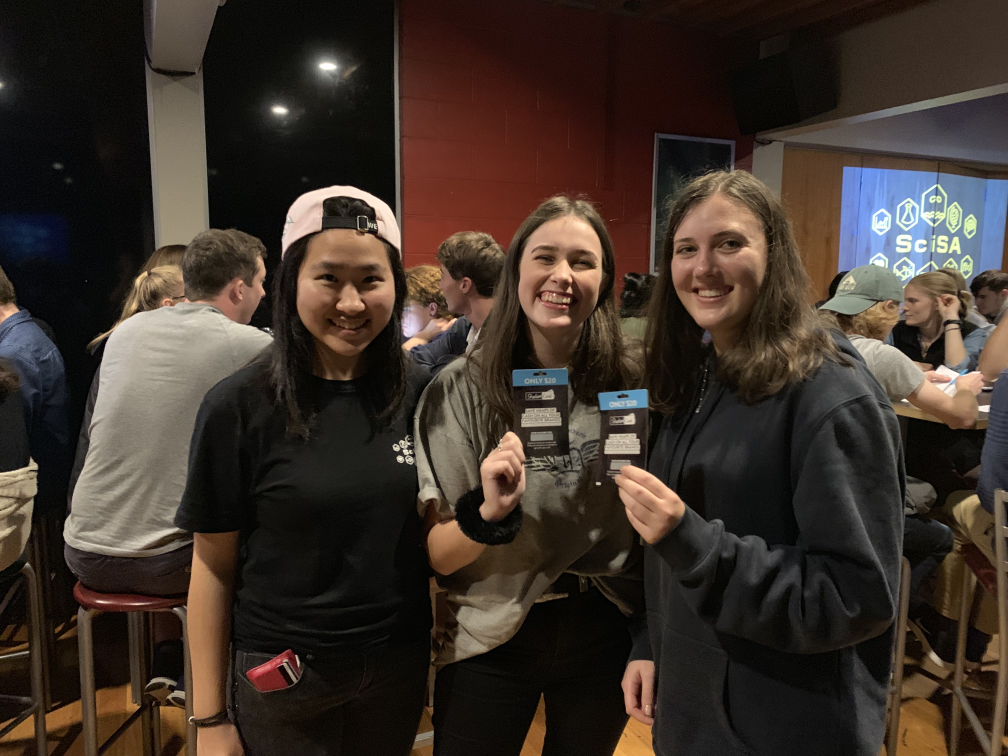
#> input picture photos/IMG_9260.jpg, 4032 x 3024 px, found by its file name (shown at 1/4 size); its folder holds 4 pictures in this run
$ python watermarker_double.py   (older library calls are emulated)
#> lines starting #> are read from the running program, lines starting #| are printed output that depends on the picture; pictures that were not available may be replaced by others from this repository, and a replacement may not be noted
from PIL import Image
import os
from pathlib import Path
from PIL.ExifTags import TAGS
import numpy as np

#### Custom user file path ####
folder_path = Path("/Users/alexchapple/Mine/Watermark/")

def watermark_photo(input_image_path, output_image_path, watermark_image_path, watermark_image_path2):

    # Opens the images
#> called with input_image_path = 'IMG_9260.jpg', output_image_path = '1.JPG', watermark_image_path = 'watermark.png', watermark_image_path2 = 'watermark2.png'
    base_image = Image.open(folder_path / str('photos' + '/' + str(photo)))
#> base_image is the input picture: PIL image 4032x3024 RGB; mean R, G, B 61, 49.8, 42.2
    watermark = Image.open(watermark_image_path)
    watermark2 = Image.open(watermark_image_path2)
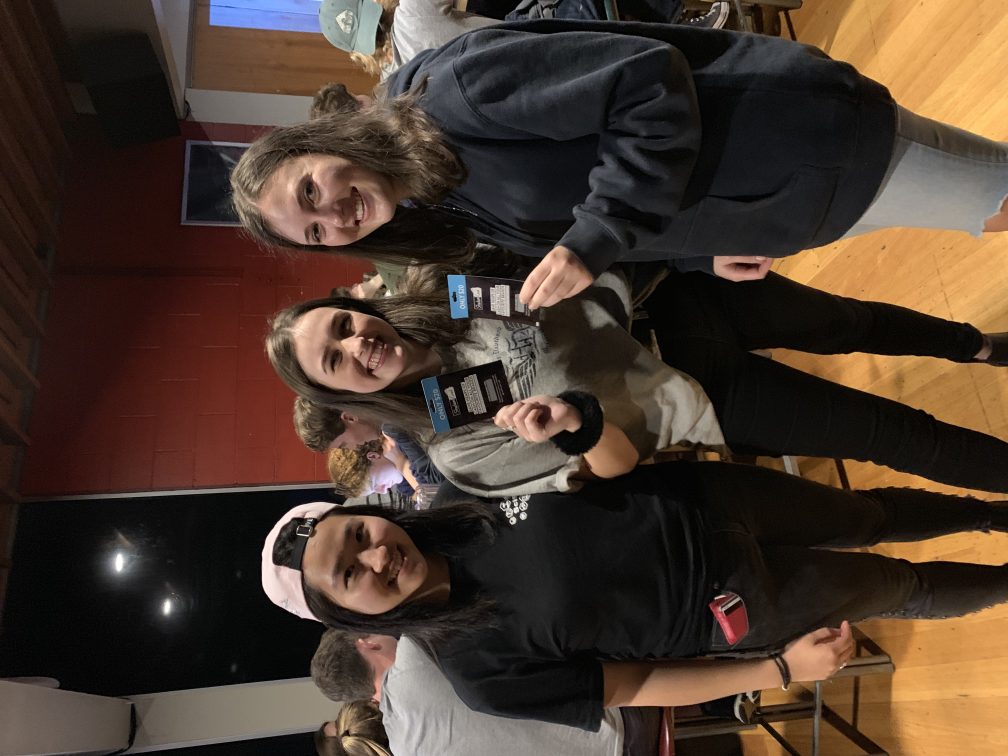
#> input picture photos/IMG_9261.jpg, 4032 x 3024 px, given in place of watermark2.png, which was not available (shown at 1/4 size)
#> watermark2 is the input picture: PIL image 4032x3024 RGB; mean R, G, B 73.9, 57.6, 46.3

    # Gets the initial width and height for portrait mode
    init_width, init_height = base_image.size
#> init_width = 4032; init_height = 3024

    # Looks into exif code to see whether the photo is portrait or landscape
    base_image = get_exif(base_image)
#> in get_exif, `info = image._getexif()`: info = 43 items
#> the loop in get_exif, `for tag, value in info.items():` made 43 passes
#| 1
#> in get_exif, `orientation = ret["Orientation"]`: orientation = 1
    width, height = base_image.size
#> width = 4032; height = 3024

    # Resize water mark to fit the photo
    watermark = watermark.resize((int(init_width*0.2), int(init_height*0.2)), Image.ANTIALIAS)
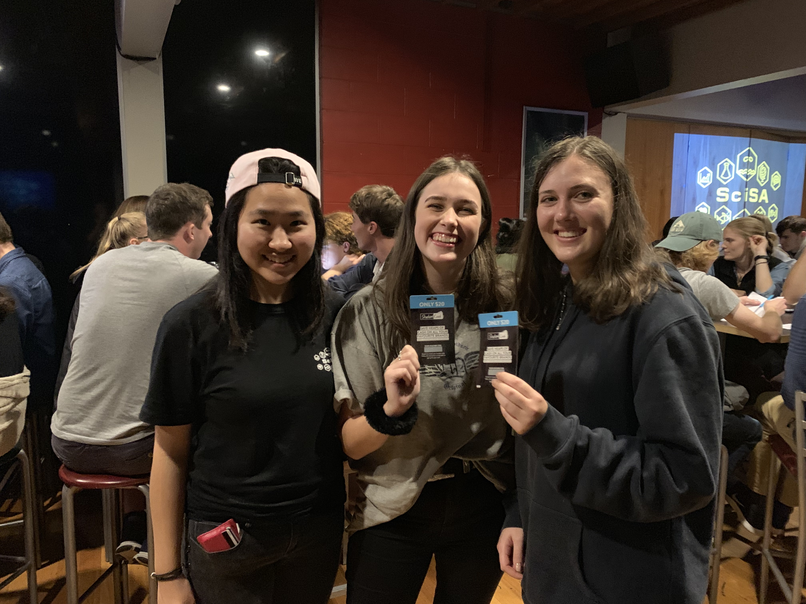
#> watermark: PIL image 806x604 RGB; mean R, G, B 61, 49.8, 42.2
    watermark.save('watermark.png')

    watermark2 = watermark2.resize((int(init_width * 0.2), int(init_height * 0.2)))
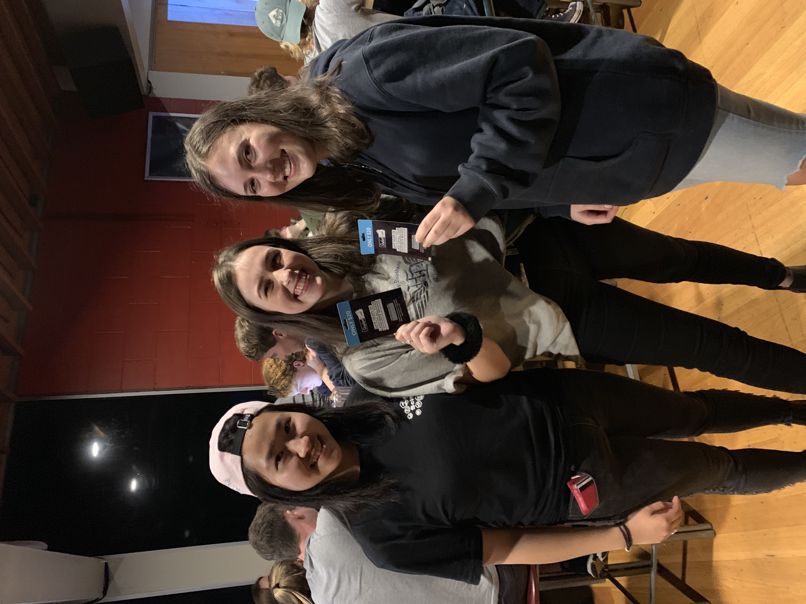
#> watermark2: PIL image 806x604 RGB; mean R, G, B 73.9, 57.6, 46.3
    watermark2.save('watermark2.png')

    # Position of the watermark
    width2, height2 = watermark.size
#> width2 = 806; height2 = 604
    width3, height3 = watermark2.size
#> width3 = 806; height3 = 604
    position = (width - width2, height - height2)
#> position = (3226, 2420)
    #position2 = (int(width / 2 - width3 / 2), int(height - height3))
    position2 = (0, int(height - height3))
#> position2 = (0, 2420)

    # Add watermark to an image
    transparent = Image.new('RGB', (width, height))
#> transparent: PIL image 4032x3024 RGB; every value is 0
    transparent.paste(base_image, (0, 0))
#> (the run stopped early here; a loop or call above may not have finished)
